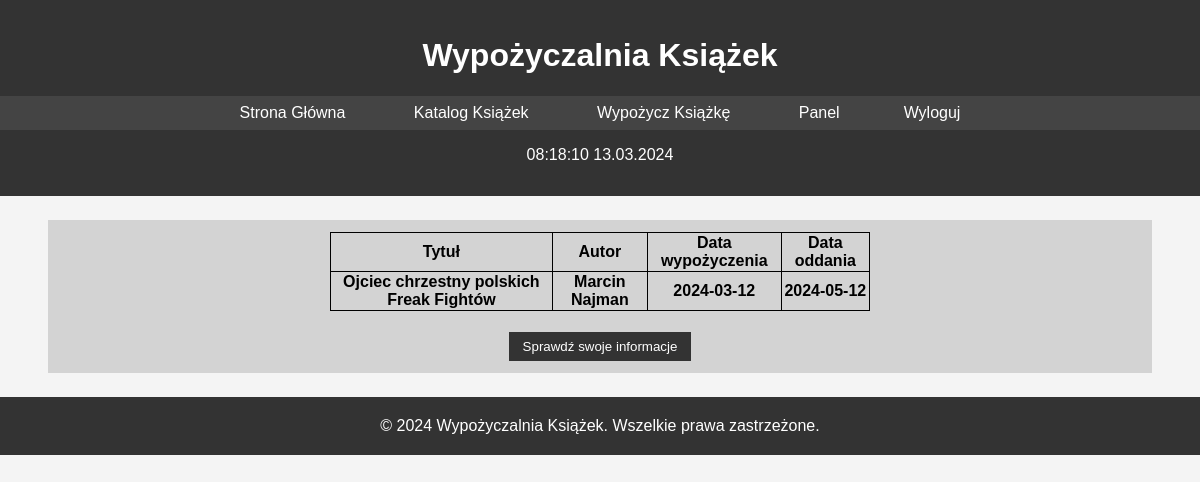
The app's page /panel_wyp.php (signed in) with its own data.
### tables this page shows
CREATE TABLE `wypozyczenie` (
  `id` int(10) UNSIGNED NOT NULL,
  `id_ksiazki` int(10) UNSIGNED NOT NULL,
  `id_uzytkownika` int(10) UNSIGNED NOT NULL,
  `data_wypozyczenia` date NOT NULL,
  `data_zwrotu` date NOT NULL
);

CREATE TABLE `ksiazki` (
  `id` int(10) UNSIGNED NOT NULL,
  `tytul` text NOT NULL,
  `autor` text NOT NULL,
  `rok_wyd` varchar(4) NOT NULL,
  `rodzaj_okladki` varchar(10) NOT NULL,
  `ilosc` int(10) UNSIGNED NOT NULL
);

### panel_wyp.php (the view, shortened to what this page needs)
<?php
if(!isset($_SESSION['zalogowany'])){
    header('Location: index.php');
}else{
?>
<!DOCTYPE html>
<html lang="pl">
<head>
    <link rel="stylesheet" href="styl.css">
</head>
<body>
    <header>
        <h1>Wypożyczalnia Książek</h1>
        <nav>
            <a href="index.php">Strona Główna</a>
            <a href="katalog.php">Katalog Książek</a>
            <a href="wypozycz.php">Wypożycz Książkę</a>
            <?php
            if(!isset($_SESSION['zalogowany'])){
                echo '<a href="logowanie.php">Logowanie</a>';
            }else{
                echo '<a href="panel.php">Panel</a>';
                echo '<a href="wyloguj.php">Wyloguj</a>';
            }
            ?>
        </nav>
        <p id="czas"></p>
    </header>
    <section id="panel">
<?php
    $serwer = 'localhost';
    $db_user = 'root';
    $password = '';
    $baza = 'ksiegarnia';
    $do_bazy = mysqli_connect($serwer,$db_user,$password,$baza);
    if(!$do_bazy===true){
        exit('Błąd połączenia z bazą danych!');
    }
    else{
        $zapytanie = mysqli_query($do_bazy,"SELECT * from wypozyczenie Where id_uzytkownika = ".$_SESSION['id'].";");
        if(!$zapytanie===true){
            echo "Błąd zapytania!";
            mysqli_close($do_bazy);
            exit;
        }
        else{
            echo '<table>';
            echo '<tr>';
            echo '<th>Tytuł</th>';
            echo '<th>Autor</th>';
            echo '<th>Data wypożyczenia</th>';
            echo '<th>Data oddania</th>';
            echo '</tr>';
            while($row = mysqli_fetch_array($zapytanie)){
                $autor = mysqli_query($do_bazy,"SELECT tytul, autor FROM ksiazki where id = ".$row['id_ksiazki'].";");
                $row_autor = mysqli_fetch_array($autor);
                echo '<tr>';
                echo '<th>'.$row_autor['tytul'].'</th>';
                echo '<th>'.$row_autor['autor'].'</th>';
                echo '<th>'.$row['data_wypozyczenia'].'</th>';
                echo '<th>'.$row['data_zwrotu'].'</th>';
                echo '</tr>';
            }
            echo '</table>';
        }
    }
?>
    <a href="panel.php"><button>Sprawdź swoje informacje</button></a>
    </section>
    <footer>
        &copy; 2024 Wypożyczalnia Książek. Wszelkie prawa zastrzeżone.</p>
    </footer>
</body>
</html>
<?php
}
?>

### styl.css (style rules this page uses)
body { font-family: Arial, sans-serif; margin: 0; padding: 0; background-color: #f4f4f4; }
header { background-color: #333; color: #fff; text-align: center; padding: 1em 0; }
nav { background-color: #444; color: #fff; padding: 0.5em; text-align: center; }
nav a { color: #fff; text-decoration: none; padding: 0.5em 1em; margin: 0 1em; }
section { padding: 20px; }
button { background-color: #333; color: #fff; padding: 0.5em 1em; border: none; cursor: pointer; }
footer { background-color: #333; color: #fff; text-align: center; padding: 20px 0; }
#panel { width: 90%; padding: 1%; margin-left: auto; margin-right: auto; margin-top: 2%; margin-bottom: 2%; background-color: lightgray; display: flex; flex-direction: column; justify-content: left; align-items: center; }
#panel table { width: 50%; border-collapse: collapse; margin-bottom: 2%; }
#panel table th, #panel table td { border: 1px solid black; }

### records on screen
wypozyczenie: id_ksiazki.tytul "Ojciec chrzestny polskich Freak Fightów", id_ksiazki.autor "Marcin Najman", data_wypozyczenia "2024-03-12", data_zwrotu "2024-05-12"
